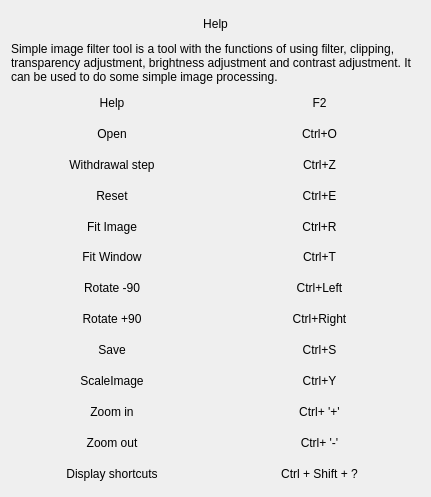
<?xml version="1.0" encoding="UTF-8"?>
<ui version="4.0">
 <class>helpWidget</class>
 <widget class="QWidget" name="helpWidget">
  <property name="geometry">
   <rect>
    <x>0</x>
    <y>0</y>
    <width>431</width>
    <height>497</height>
   </rect>
  </property>
  <property name="windowTitle">
   <string>Form</string>
  </property>
  <layout class="QVBoxLayout" name="verticalLayout">
   <item>
    <widget class="QLabel" name="label_25">
     <property name="text">
      <string>Help</string>
     </property>
     <property name="alignment">
      <set>Qt::AlignCenter</set>
     </property>
    </widget>
   </item>
   <item>
    <widget class="QLabel" name="label_26">
     <property name="text">
      <string>Simple image filter tool is a tool with the functions of using filter, clipping, transparency adjustment, brightness adjustment and contrast adjustment. It can be used to do some simple image processing.</string>
     </property>
     <property name="textFormat">
      <enum>Qt::AutoText</enum>
     </property>
     <property name="wordWrap">
      <bool>true</bool>
     </property>
    </widget>
   </item>
   <item>
    <layout class="QHBoxLayout" name="horizontalLayout_12">
     <item>
      <widget class="QLabel" name="label_23">
       <property name="text">
        <string>Help</string>
       </property>
       <property name="alignment">
        <set>Qt::AlignCenter</set>
       </property>
      </widget>
     </item>
     <item>
      <widget class="QLabel" name="label_24">
       <property name="text">
        <string>F2</string>
       </property>
       <property name="alignment">
        <set>Qt::AlignCenter</set>
       </property>
      </widget>
     </item>
    </layout>
   </item>
   <item>
    <layout class="QHBoxLayout" name="horizontalLayout">
     <item>
      <widget class="QLabel" name="label">
       <property name="text">
        <string>Open</string>
       </property>
       <property name="alignment">
        <set>Qt::AlignCenter</set>
       </property>
      </widget>
     </item>
     <item>
      <widget class="QLabel" name="label_12">
       <property name="whatsThis">
        <string notr="true"/>
       </property>
       <property name="text">
        <string>Ctrl+O</string>
       </property>
       <property name="alignment">
        <set>Qt::AlignCenter</set>
       </property>
      </widget>
     </item>
    </layout>
   </item>
   <item>
    <layout class="QHBoxLayout" name="horizontalLayout_13">
     <item>
      <widget class="QLabel" name="label_27">
       <property name="text">
        <string>Withdrawal step</string>
       </property>
       <property name="alignment">
        <set>Qt::AlignCenter</set>
       </property>
      </widget>
     </item>
     <item>
      <widget class="QLabel" name="label_28">
       <property name="whatsThis">
        <string notr="true"/>
       </property>
       <property name="text">
        <string>Ctrl+Z</string>
       </property>
       <property name="alignment">
        <set>Qt::AlignCenter</set>
       </property>
      </widget>
     </item>
    </layout>
   </item>
   <item>
    <layout class="QHBoxLayout" name="horizontalLayout_2">
     <item>
      <widget class="QLabel" name="label_2">
       <property name="text">
        <string>Reset</string>
       </property>
       <property name="alignment">
        <set>Qt::AlignCenter</set>
       </property>
      </widget>
     </item>
     <item>
      <widget class="QLabel" name="label_14">
       <property name="whatsThis">
        <string notr="true"/>
       </property>
       <property name="text">
        <string>Ctrl+E</string>
       </property>
       <property name="alignment">
        <set>Qt::AlignCenter</set>
       </property>
      </widget>
     </item>
    </layout>
   </item>
   <item>
    <layout class="QHBoxLayout" name="horizontalLayout_3">
     <item>
      <widget class="QLabel" name="label_3">
       <property name="text">
        <string>Fit Image</string>
       </property>
       <property name="alignment">
        <set>Qt::AlignCenter</set>
       </property>
      </widget>
     </item>
     <item>
      <widget class="QLabel" name="label_13">
       <property name="whatsThis">
        <string notr="true"/>
       </property>
       <property name="text">
        <string>Ctrl+R</string>
       </property>
       <property name="alignment">
        <set>Qt::AlignCenter</set>
       </property>
      </widget>
     </item>
    </layout>
   </item>
   <item>
    <layout class="QHBoxLayout" name="horizontalLayout_4">
     <item>
      <widget class="QLabel" name="label_4">
       <property name="text">
        <string>Fit Window</string>
       </property>
       <property name="alignment">
        <set>Qt::AlignCenter</set>
       </property>
      </widget>
     </item>
     <item>
      <widget class="QLabel" name="label_17">
       <property name="whatsThis">
        <string notr="true"/>
       </property>
       <property name="text">
        <string>Ctrl+T</string>
       </property>
       <property name="alignment">
        <set>Qt::AlignCenter</set>
       </property>
      </widget>
     </item>
    </layout>
   </item>
   <item>
    <layout class="QHBoxLayout" name="horizontalLayout_5">
     <item>
      <widget class="QLabel" name="label_5">
       <property name="text">
        <string>Rotate -90</string>
       </property>
       <property name="alignment">
        <set>Qt::AlignCenter</set>
       </property>
      </widget>
     </item>
     <item>
      <widget class="QLabel" name="label_16">
       <property name="whatsThis">
        <string notr="true"/>
       </property>
       <property name="text">
        <string>Ctrl+Left</string>
       </property>
       <property name="alignment">
        <set>Qt::AlignCenter</set>
       </property>
      </widget>
     </item>
    </layout>
   </item>
   <item>
    <layout class="QHBoxLayout" name="horizontalLayout_6">
     <item>
      <widget class="QLabel" name="label_6">
       <property name="text">
        <string>Rotate +90</string>
       </property>
       <property name="alignment">
        <set>Qt::AlignCenter</set>
       </property>
      </widget>
     </item>
     <item>
      <widget class="QLabel" name="label_15">
       <property name="whatsThis">
        <string notr="true"/>
       </property>
       <property name="text">
        <string>Ctrl+Right</string>
       </property>
       <property name="alignment">
        <set>Qt::AlignCenter</set>
       </property>
      </widget>
     </item>
    </layout>
   </item>
   <item>
    <layout class="QHBoxLayout" name="horizontalLayout_7">
     <item>
      <widget class="QLabel" name="label_7">
       <property name="text">
        <string>Save</string>
       </property>
       <property name="alignment">
        <set>Qt::AlignCenter</set>
       </property>
      </widget>
     </item>
     <item>
      <widget class="QLabel" name="label_18">
       <property name="whatsThis">
        <string notr="true"/>
       </property>
       <property name="text">
        <string>Ctrl+S</string>
       </property>
       <property name="alignment">
        <set>Qt::AlignCenter</set>
       </property>
      </widget>
     </item>
    </layout>
   </item>
   <item>
    <layout class="QHBoxLayout" name="horizontalLayout_8">
     <item>
      <widget class="QLabel" name="label_9">
       <property name="text">
        <string>ScaleImage</string>
       </property>
       <property name="alignment">
        <set>Qt::AlignCenter</set>
       </property>
      </widget>
     </item>
     <item>
      <widget class="QLabel" name="label_19">
       <property name="whatsThis">
        <string notr="true"/>
       </property>
       <property name="text">
        <string>Ctrl+Y</string>
       </property>
       <property name="alignment">
        <set>Qt::AlignCenter</set>
       </property>
      </widget>
     </item>
    </layout>
   </item>
   <item>
    <layout class="QHBoxLayout" name="horizontalLayout_9">
     <item>
      <widget class="QLabel" name="label_8">
       <property name="text">
        <string>Zoom in</string>
       </property>
       <property name="alignment">
        <set>Qt::AlignCenter</set>
       </property>
      </widget>
     </item>
     <item>
      <widget class="QLabel" name="label_20">
       <property name="whatsThis">
        <string notr="true"/>
       </property>
       <property name="text">
        <string>Ctrl+ '+'</string>
       </property>
       <property name="alignment">
        <set>Qt::AlignCenter</set>
       </property>
      </widget>
     </item>
    </layout>
   </item>
   <item>
    <layout class="QHBoxLayout" name="horizontalLayout_10">
     <item>
      <widget class="QLabel" name="label_10">
       <property name="text">
        <string>Zoom out</string>
       </property>
       <property name="alignment">
        <set>Qt::AlignCenter</set>
       </property>
      </widget>
     </item>
     <item>
      <widget class="QLabel" name="label_21">
       <property name="whatsThis">
        <string notr="true"/>
       </property>
       <property name="text">
        <string>Ctrl+ '-'</string>
       </property>
       <property name="alignment">
        <set>Qt::AlignCenter</set>
       </property>
      </widget>
     </item>
    </layout>
   </item>
   <item>
    <layout class="QHBoxLayout" name="horizontalLayout_11">
     <item>
      <widget class="QLabel" name="label_11">
       <property name="text">
        <string>Display shortcuts</string>
       </property>
       <property name="alignment">
        <set>Qt::AlignCenter</set>
       </property>
      </widget>
     </item>
     <item>
      <widget class="QLabel" name="label_22">
       <property name="whatsThis">
        <string notr="true"/>
       </property>
       <property name="text">
        <string>Ctrl + Shift + ?</string>
       </property>
       <property name="alignment">
        <set>Qt::AlignCenter</set>
       </property>
      </widget>
     </item>
    </layout>
   </item>
  </layout>
 </widget>
 <resources/>
 <connections/>
</ui>
